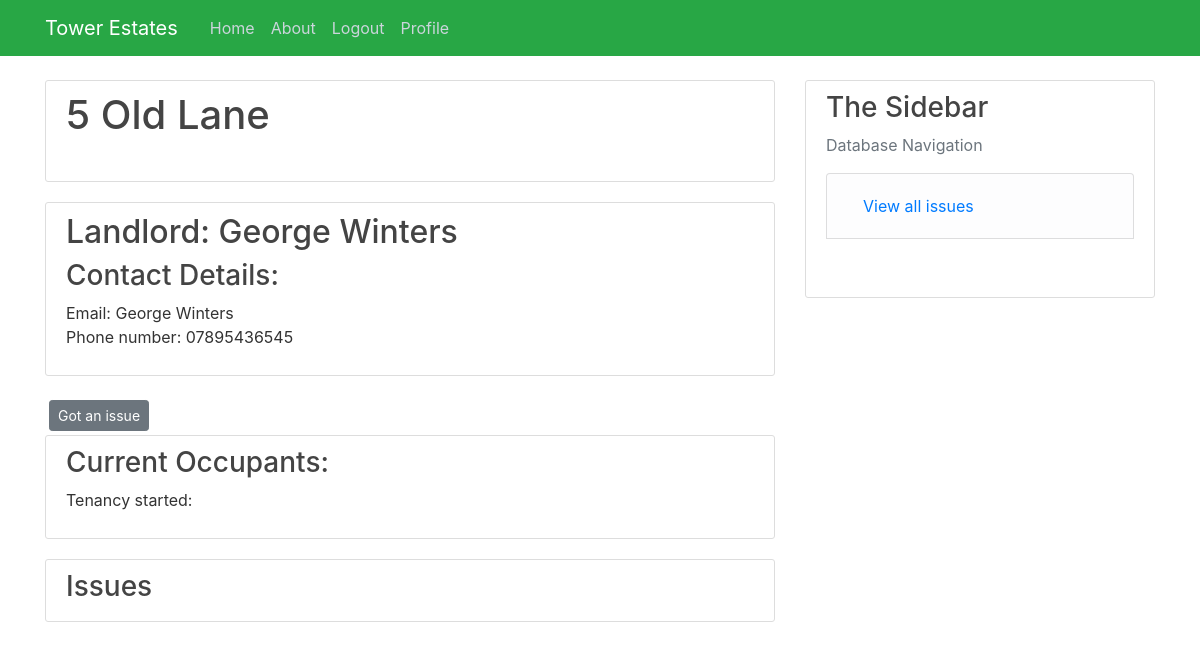
Page /Property/3 (signed in) on the earlier database version.
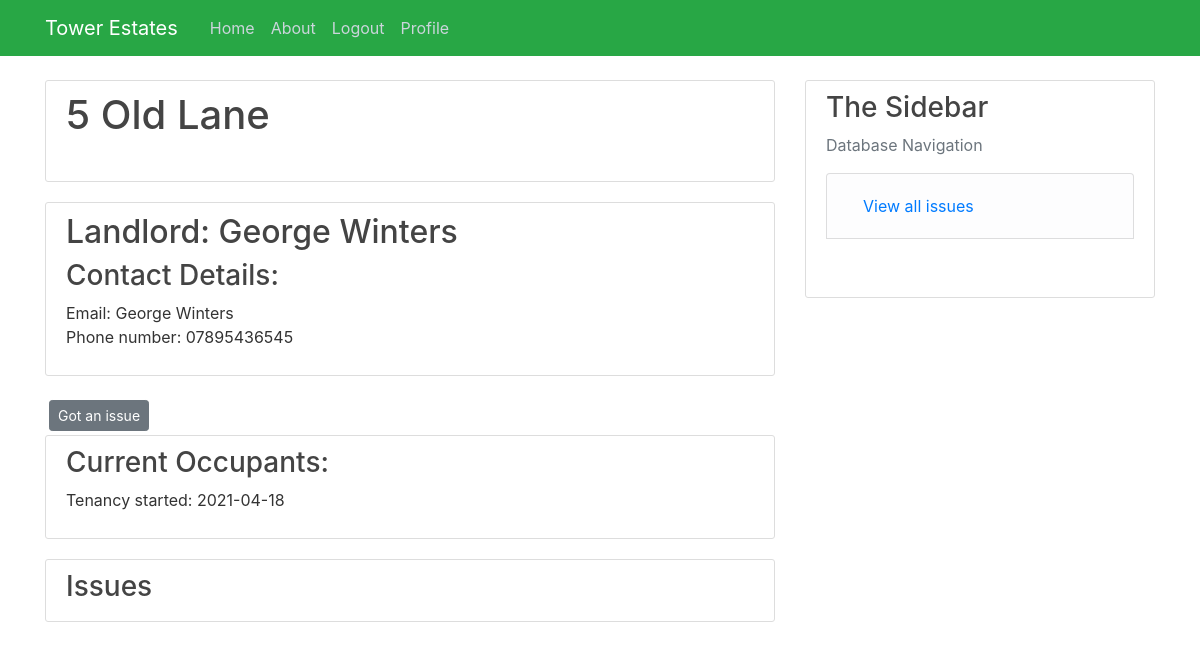
Same page on the later database version.
### Tower/models.py (models this page shows, shortened)
class Tenancies(db.Model):  # Tenancies table
    tenancy_id = db.Column(db.Integer, primary_key=True)
    property_id = db.Column(db.Integer, db.ForeignKey("properties.property_id"), nullable=False)
    start_date = db.Column(db.Date, nullable=False)
    occupants = db.relationship("User", backref="Tenancies", secondary=occupants, lazy=True)

### Tower/routes.py (the view)
@app.route("/Property/<int:property_id>", methods=["GET", "POST"])  # The homepage for each property
@login_required
def Property(property_id):
    property = db.session.query(Properties, User).outerjoin(Properties, User.user_id == Properties.landlord_id). \
        filter(Properties.property_id == property_id).first()  # Gets the properties details
    tenancy = db.session.query(Tenancies).filter(Tenancies.property_id == property_id).first()
    occupancies = db.session.query(User).outerjoin(Tenancies.occupants).filter(Tenancies.property_id == property_id)  # Gets all the occupants of a property
    issues = db.session.query(Issue).filter(Issue.property_id == property_id).order_by(Issue.opened.desc())
    return render_template("Property.html", title="Property", property=property, occupancies=occupancies,
                           tenancy=tenancy, issues=issues)

### Tower/models.py (called while the page is built)
@login_manager.user_loader
def load_user(user_id):
    return User.query.get(int(user_id))

### Tower/templates/Property.html (shortened to what this page needs)
{% extends "layout.html" %}
{% block content %}
<div class="content-section">
    <h2 class="account-heading"> {{property.Properties.address_line_1}} {{property.Properties.address_line_2}}</h2>
    <br>
</div>
<div class="content-section">
    <h2><a class="article-title" href="{{ url_for('Landlord', user_id= property.Properties.landlord_id) }}">Landlord: {{property.User.name}}</a></h2>
    <h3>Contact Details:</h3>
    <p>Email: {{property.User.name}} <br>Phone number: {{property.User.phone_number}}
</div>
<div>
    <a class="btn btn-secondary btn-sm m-1" href=" {{url_for('create_issue', property_id = property.Properties.property_id)}}">Got an issue</a>
</div>
<div class="content-section">
    <h3> Current Occupants: </h3>
    <p>Tenancy started: {{tenancy.start_date}}
</div>
<div class="content-section">
    <h3>Issues</h3>
</div>
{% endblock content %}

Differences in the rows shown:
added Tenancies: start_date "2021-04-18"
